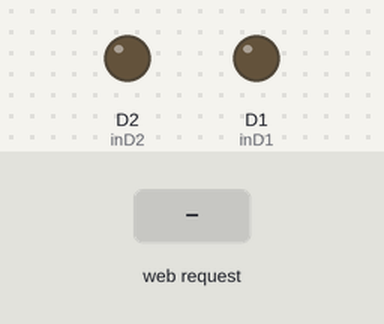
Bench run of a sketch on a simulated ESP8266 (NodeMCU). Parts: output pins drawn as LEDs (lit = HIGH). Inputs (shaded band) come from the test bench. WiFi joins after 1.5 s; servers stay silent unless stated; what the sketch prints to the serial monitor is not drawn.

Above: at 2.7 s.
2.8 s: HTTP request GET /D1/on received
At 3.6 s:
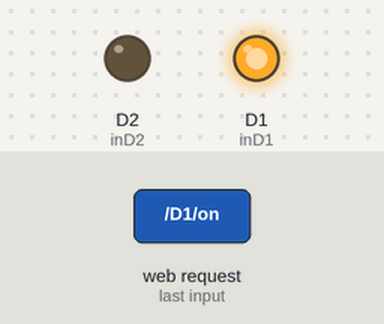
4.3 s: HTTP request GET /D2/on received
At 4.7 s:
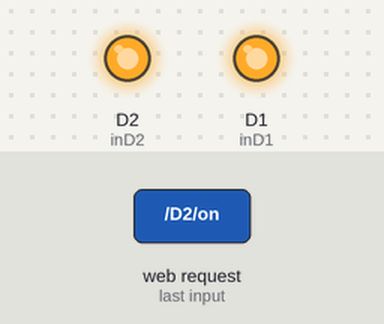
5.8 s: HTTP request GET /D1/off received
At 7.0 s:
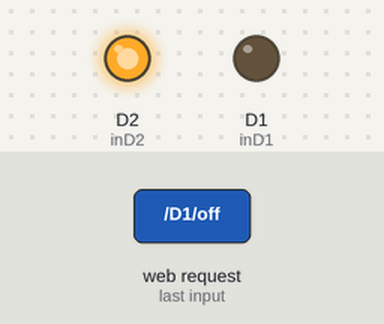
7.3 s: HTTP request GET /D2/off received
At 8.2 s:
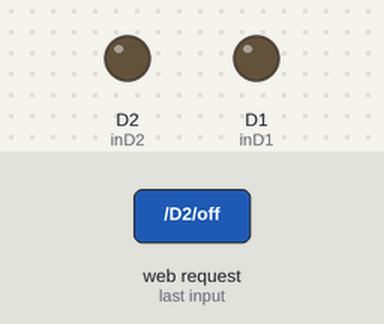
Timing chart, 0 to 9.8 s (numbered marks = the images above; inputs shaded):
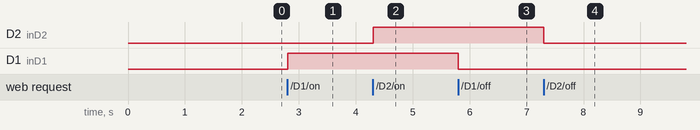

Measured:
- after the input at 2.8 s, D1 (inD1): LOW → HIGH at once
- after the input at 4.3 s, D2 (inD2): LOW → HIGH at once
- after the input at 5.8 s, D1 (inD1): HIGH → LOW at once
- after the input at 7.3 s, D2 (inD2): HIGH → LOW at once

The sketch:

esp8266Side_Copy.ino
```cpp
#include <ESP8266WiFi.h>

// Add wifi access point credentials
const char* ssid = "finEsp8266";
const char* password = "123456li";

WiFiServer server(80);// Set port to 80


String header; // This stores the HTTP request

// Declare the pins to which the LEDs are connected
int inD1 = D1;
int inD2 = D2;

String D1state = "关";// state of blue LED
String D2state = "关";// state of lamp


void setup() {
  Serial.begin(9600);
 // Set the pinmode of the pins to which the LEDs are connected and turn them low to prevent fluctuations
  pinMode(inD1, OUTPUT);
  pinMode(inD2, OUTPUT);
  digitalWrite(inD1, LOW);
  digitalWrite(inD2, LOW);
  //connect to access point
  WiFi.begin(ssid, password);
  Serial.print("Connecting to ");
  Serial.println(ssid);
  while (WiFi.status() != WL_CONNECTED) {
    delay(500);
    Serial.print(".");
  }
  // Print local IP address and start web server
  Serial.println("");
  Serial.println("WiFi connected.");
  Serial.println("IP address: ");
  Serial.println(WiFi.localIP());// this will display the Ip address of the Pi which should be entered into your browser
  server.begin();
}

void loop(){
  WiFiClient client = server.available();   // Listen for incoming clients，client对象也用来发送服务器（这里的esp8266）的响应信息

  //ss
  char a[20] = ""; //定义字符数组，接受来自上位机的数据
  int i = 0;
  char s[] = "q"; //每隔3s发送一次字符数组s
  //ss

  if (client) {                             // If a new client connects,
    String currentLine = "";                // make a String to hold incoming data from the client
    while (client.connected()) {            // loop while the client's connected
      if (client.available()) {             // if there are bytes reading from the client,
//        Serial.println("client.available "+ client.available());
        char c = client.read();             // read a byte, then
        Serial.write(c);                    // print it out the serial monitor
        header += c;
        if (c == '\n') {                    // if the byte is a newline character
          // if the current line is blank, you got two newline characters in a row.
          // that's the end of the client HTTP request, so send a response:
          if (currentLine.length() == 0) {
            // HTTP headers always start with a response code (e.g. HTTP/1.1 200 OK)
            // and a content-type so the client knows what's coming, then a blank line:
            client.println("HTTP/1.1 200 OK");
            client.println("Content-type:text/html");
            client.println("Connection: close");
            client.println();

            // turns the GPIOs on and off
            if (header.indexOf("GET /D1/on") >= 0) {
              Serial.println("D1 开");
              D1state = "开";
              digitalWrite(inD1, HIGH);
            } else if (header.indexOf("GET /D1/off") >= 0) {
              Serial.println("D1 关");
              D1state = "关";
              digitalWrite(inD1, LOW);
            } else if (header.indexOf("GET /D2/on") >= 0) {
              Serial.println("D2 开");
              D2state = "开";
              digitalWrite(inD2, HIGH);
            } else if (header.indexOf("GET /D2/off") >= 0) {
              Serial.println("D2 关");
              D2state = "关";
              digitalWrite(inD2, LOW);
            }

            // Display the HTML web page
            client.println("<!DOCTYPE html><html>");
            client.println("<head><meta name=\"viewport\" content=\"width=device-width,initial-scale=1\" charset=\"utf-8\">");

            client.println("<link rel=\"icon\" href=\"data:,\">");
            // CSS to style the on/off buttons
            // Feel free to change the background-color and font-size attributes to fit your preferences
            client.println("<style>html { font-family: Helvetica; display: inline-block; margin: 0px auto; text-align: center;}");
            client.println(".button { background-color: #195B6A; border: none; color: white; padding: 16px 40px;");
            client.println("text-decoration: none; font-size: 30px; margin: 2px; cursor: pointer;}");
            client.println(".button2 {background-color: #77878A;}</style></head>");

            // Web Page Heading
            client.println("<body><h1>nodemcu 网页测试 BY：Aeolus</h1>");

            // Display current state, and ON/OFF buttons for GPIO 5
            client.println("<p>D1 - 信息 " + D1state + "</p>");
            // If the green LED is off, it displays the ON button
            if (D1state == "关") {
              client.println("<p><a href=\"/D1/on\"><button class=\"button\">开</button></a></p>");
            } else {
              client.println("<p><a href=\"/D1/off\"><button class=\"button button2\">关</button></a></p>");
            }

            // Display current state, and ON/OFF buttons for GPIO 4
            client.println("<p>D2 - 信息 " + D2state + "</p>");
            // If the red LED is off, it displays the ON button
            if (D2state == "关") {
              client.println("<p><a href=\"/D2/on\"><button class=\"button\">开</button></a></p>");
            } else {
              client.println("<p><a href=\"/D2/off\"><button class=\"button button2\">关</button></a></p>");
            }
            client.println("</body></html>");

            // The HTTP response ends with another blank line
            client.println();
            // Break out of the while loop
            break;
          } else { // if you got a newline, then clear currentLine
            currentLine = "";
          }
        } else if (c != '\r') {  // if you got anything else but a carriage return character,
          currentLine += c;      // add it to the end of the currentLine
        }
      }
    }
    // Clear the header variable
    header = "";
    // Close the connection
    client.stop();
  //  Serial.println("Client disconnected.");
    //Serial.println("");
  }
}
```
